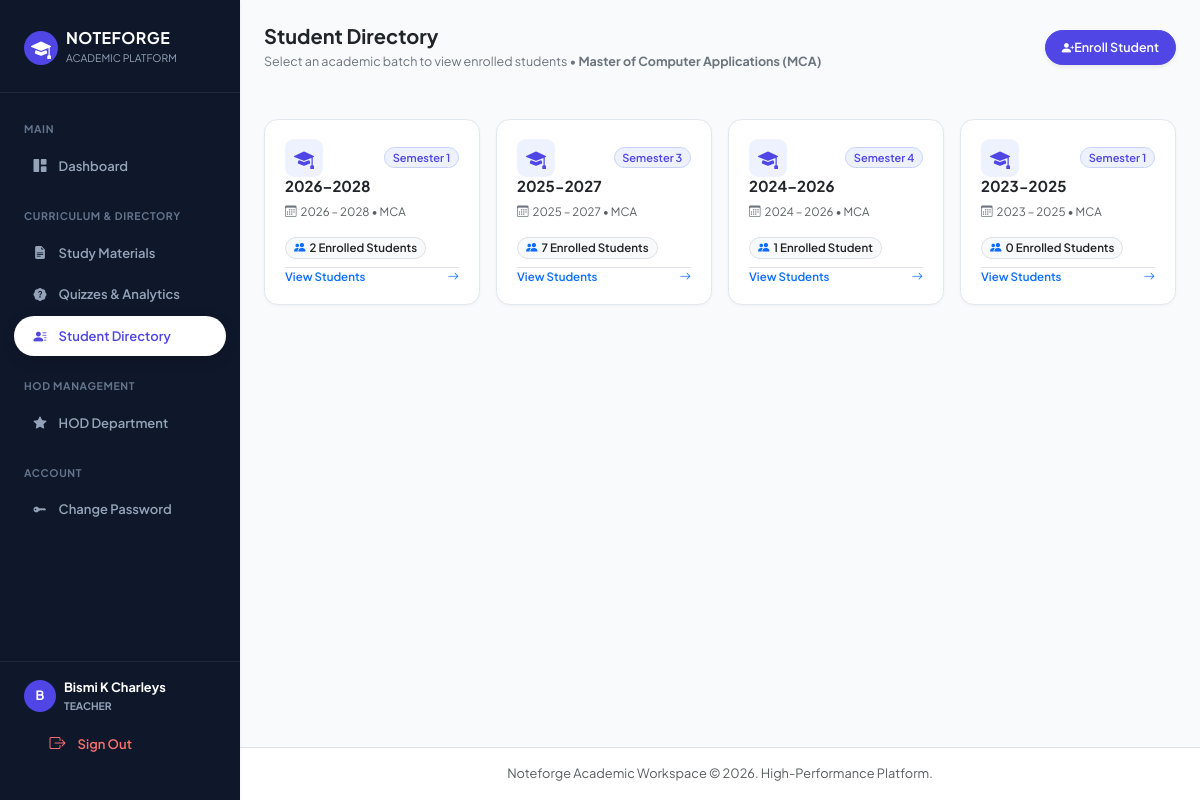
The app's page /teacher/students/ (signed in) with its own data.
### accounts/models.py (models this page shows, shortened)
class User(AbstractUser):
    ROLE_CHOICES = [
        ('admin',   'Admin'),
        ('teacher', 'Teacher'),
        ('student', 'Student'),
    ]
    DESIGNATION_CHOICES = [
        ('assistant_professor',  'Assistant Professor'),
        ('associate_professor',  'Associate Professor'),
    ]
    role        = models.CharField(max_length=10, choices=ROLE_CHOICES, default='student')
    department  = models.ForeignKey(
        Department, null=True, blank=True,
        on_delete=models.SET_NULL, related_name='users'
    )
    semester    = models.ForeignKey(
        Semester, null=True, blank=True,
        on_delete=models.SET_NULL, related_name='students'
    )
    semester_number = models.PositiveIntegerField(null=True, blank=True)
    batch       = models.ForeignKey(
        Batch, null=True, blank=True,
        on_delete=models.SET_NULL, related_name='students'
    )
    employee_id   = models.CharField(max_length=30, blank=True)
    phone         = models.CharField(max_length=15, blank=True)
    is_first_login = models.BooleanField(default=True)
    designation       = models.CharField(max_length=30, choices=DESIGNATION_CHOICES, blank=True)
    is_hod            = models.BooleanField(default=False)
    date_of_birth     = models.DateField(null=True, blank=True)
    assigned_subjects = models.ManyToManyField(Subject, blank=True, related_name='teachers')

class Department(models.Model):
    name = models.CharField(max_length=100, unique=True)
    code = models.CharField(max_length=20, unique=True)
    created_at = models.DateTimeField(auto_now_add=True)
    hod = models.OneToOneField(
        'User', null=True, blank=True,
        on_delete=models.SET_NULL,
        related_name='hod_of_department',
        limit_choices_to={'role': 'teacher'},
    )

class Batch(models.Model):
    department       = models.ForeignKey(Department, on_delete=models.CASCADE, related_name='batches', null=True, blank=True)
    current_semester = models.ForeignKey('Semester', on_delete=models.SET_NULL, null=True, blank=True, related_name='active_batches')
    name             = models.CharField(max_length=60, blank=True)
    start_month      = models.PositiveSmallIntegerField()
    start_year       = models.PositiveIntegerField()
    end_month        = models.PositiveSmallIntegerField()
    end_year         = models.PositiveIntegerField()
    class Meta:
        ordering = ['-start_year', '-start_month', '-id']
    def __str__(self):
        return self.name or f"{self.start_year}–{self.end_year}"

class Semester(models.Model):
    department = models.ForeignKey(Department, on_delete=models.CASCADE, related_name='semesters')
    number = models.PositiveIntegerField()
    class Meta:
        unique_together = ('department', 'number')
        ordering = ['number']

### teacher_panel/views.py (the view)
    def wrapper(request, *args, **kwargs):
        if not request.user.is_authenticated:
            return redirect('login')
        if request.user.role != 'teacher':
            messages.error(request, 'Access denied. Teacher portal only.')
            return redirect('login')
        if request.user.is_first_login and view_func.__name__ != 'change_password':
            messages.warning(request, 'Please change your temporary password before proceeding.')
            return redirect('teacher_change_password')
        return view_func(request, *args, **kwargs)

### teacher_panel/views.py (called while the page is built)
def teacher_required(view_func):
    def wrapper(request, *args, **kwargs):
        if not request.user.is_authenticated:
            return redirect('login')
        if request.user.role != 'teacher':
            messages.error(request, 'Access denied. Teacher portal only.')
            return redirect('login')
        if request.user.is_first_login and view_func.__name__ != 'change_password':
            messages.warning(request, 'Please change your temporary password before proceeding.')
            return redirect('teacher_change_password')
        return view_func(request, *args, **kwargs)
    wrapper.__name__ = view_func.__name__
    return wrapper

### templates/teacher_panel/student_directory.html (shortened to what this page needs)
{% extends 'base.html' %}
{% block content %}
{% if not selected_batch %}
<div class="d-flex align-items-center justify-content-between flex-wrap gap-2 mb-4 pb-2">
  <div>
    <h5 class="fw-bold text-dark mb-1">Student Directory</h5>
    <p class="text-secondary small mb-0" style="font-size: 12.5px;">Select an academic batch to view enrolled students &bull; <strong>{{ department.name }} ({{ department.code }})</strong></p>
  </div>
  <button onclick="new bootstrap.Modal(document.getElementById('enrollModal')).show()" class="btn btn-sm btn-primary rounded-pill px-3 py-1.5 fw-semibold d-inline-flex align-items-center gap-1.5 shadow-sm" style="font-size: 12.5px;">
    <i class="bi bi-person-plus-fill"></i>
    <span>Enroll Student</span>
  </button>
</div>
<div class="row g-3 mt-3 mb-5">
  {% for b in batches %}
  <div class="col-sm-6 col-md-4 col-xl-3">
    <a href="{% url 'teacher_student_directory' %}?batch={{ b.pk }}" class="text-decoration-none">
      <div class="card h-100 bg-white batch-card">
        <div class="d-flex align-items-center justify-content-between mb-2.5">
          <div class="card-icon-box shadow-xs">
            <i class="bi bi-mortarboard-fill fs-5"></i>
          </div>
          {% if b.current_semester %}
          <span class="badge bg-primary-subtle text-primary border border-primary-subtle rounded-pill px-2.5 py-0.5 fw-semibold" style="font-size: 11px;">
            Semester {{ b.current_semester.number }}
          </span>
          {% elif b.is_ongoing %}
          <span class="badge bg-success-subtle text-success border border-success-subtle rounded-pill px-2 py-0.5 fw-semibold" style="font-size: 10.5px;">
            Active
          </span>
          {% else %}
          <span class="badge bg-light text-secondary border rounded-pill px-2 py-0.5" style="font-size: 10.5px;">
            Completed
          </span>
          {% endif %}
        </div>
        <h6 class="fw-bold text-dark mb-0.5 text-truncate" style="font-size: 15px;">{{ b.name }}</h6>
        <p class="text-muted small mb-2.5 text-truncate" style="font-size: 11.5px;">
          <i class="bi bi-calendar3 me-1 text-secondary"></i>{{ b.start_year }} – {{ b.end_year }} &bull; {{ department.code }}
        </p>
        <div class="mb-2">
          <span class="badge bg-light text-dark border rounded-pill px-2.5 py-1 fw-semibold" style="font-size: 11.5px;">
            <i class="bi bi-people-fill me-1 text-primary"></i>{{ b.student_count }} Enrolled Student{{ b.student_count|pluralize }}
          </span>
        </div>
        <div class="mt-auto pt-2.5 border-top d-flex align-items-center justify-content-between text-primary small fw-semibold" style="font-size: 11.5px;">
          <span>View Students</span>
          <i class="bi bi-arrow-right"></i>
        </div>
      </div>
    </a>
  </div>
  {% endfor %}
</div>
{% endif %}
{% endblock %}

### templates/base.html (shortened to what this page needs)
<!DOCTYPE html>
<html lang="en">
<head>
<link href="https://cdn.jsdelivr.net/npm/bootstrap@5.3.3/dist/css/bootstrap.min.css" rel="stylesheet">
<link rel="stylesheet" href="https://cdn.jsdelivr.net/npm/bootstrap-icons@1.11.3/font/bootstrap-icons.min.css">
</head>
<body>
<div class="d-flex">
  {% if user.is_authenticated %}
  <aside class="nf-sidebar shadow-sm" id="sidebarMenu">
    <div class="nf-sidebar-brand d-flex align-items-center justify-content-between">
      <div class="d-flex align-items-center gap-2">
        <div class="bg-primary text-white rounded-circle d-flex align-items-center justify-content-center fw-bold" style="width: 34px; height: 34px; background-color: var(--nf-indigo) !important;">
          <i class="bi bi-mortarboard-fill fs-5"></i>
        </div>
        <div>
          <div class="h6 fw-bold text-white mb-0" style="letter-spacing: 0.03em;">NOTEFORGE</div>
          <small class="text-slate-400" style="font-size: 0.65rem; color: #94a3b8;">ACADEMIC PLATFORM</small>
        </div>
      </div>
    </div>
    <nav class="py-2">
      {% if user.role == 'admin' %}
        <div class="nf-nav-header">Main Dashboard</div>
        <a href="{% url 'admin_dashboard' %}" class="nf-nav-link {% if request.resolver_match.url_name == 'admin_dashboard' %}active{% endif %}">
          <i class="bi bi-grid-1x2-fill"></i> Overview
        </a>
        <div class="nf-nav-header">Academic Roadmap</div>
        <a href="{% url 'department_list' %}" class="nf-nav-link {% if 'department' in request.resolver_match.url_name %}active{% endif %}">
          <i class="bi bi-building-fill"></i> Departments
        </a>
        <a href="{% url 'semester_list' %}" class="nf-nav-link {% if 'semester' in request.resolver_match.url_name %}active{% endif %}">
          <i class="bi bi-calendar3"></i> Semesters
        </a>
        <a href="{% url 'subject_list' %}" class="nf-nav-link {% if 'subject' in request.resolver_match.url_name %}active{% endif %}">
          <i class="bi bi-journal-bookmark-fill"></i> Subjects
        </a>
        <div class="nf-nav-header">Users & Security</div>
        <a href="{% url 'teacher_list' %}" class="nf-nav-link {% if 'teacher' in request.resolver_match.url_name %}active{% endif %}">
          <i class="bi bi-person-badge-fill"></i> Faculty Teachers
        </a>
        <a href="{% url 'student_list' %}" class="nf-nav-link {% if 'batch' in request.resolver_match.url_name or 'student' in request.resolver_match.url_name %}active{% endif %}">
          <i class="bi bi-people-fill"></i> Students & Batches
        </a>
        <div class="nf-nav-header">System</div>
        <a href="{% url 'audit_log' %}" class="nf-nav-link {% if 'audit' in request.resolver_match.url_name %}active{% endif %}">
          <i class="bi bi-activity"></i> Audit Log
        </a>
      {% elif user.role == 'teacher' %}
        <div class="nf-nav-header">Main</div>
        <a href="{% url 'teacher_dashboard' %}" class="nf-nav-link {% if request.resolver_match.url_name == 'teacher_dashboard' %}active{% endif %}">
          <i class="bi bi-grid-1x2-fill"></i> Dashboard
        </a>
        <div class="nf-nav-header">Curriculum & Directory</div>
        <a href="{% url 'teacher_material_list' %}" class="nf-nav-link {% if 'material' in request.resolver_match.url_name %}active{% endif %}">
          <i class="bi bi-file-earmark-text-fill"></i> Study Materials
        </a>
        <a href="{% url 'teacher_quiz_list' %}" class="nf-nav-link {% if 'quiz' in request.resolver_match.url_name %}active{% endif %}">
          <i class="bi bi-patch-question-fill"></i> Quizzes & Analytics
        </a>
        <a href="{% url 'teacher_student_directory' %}" class="nf-nav-link {% if 'student' in request.resolver_match.url_name %}active{% endif %}">
          <i class="bi bi-person-lines-fill"></i> Student Directory
        </a>
        {% if user.is_hod %}
        <div class="nf-nav-header">HOD Management</div>
        <a href="{% url 'teacher_hod_overview' %}" class="nf-nav-link {% if 'hod' in request.resolver_match.url_name %}active{% endif %}">
          <i class="bi bi-star-fill"></i> HOD Department
        </a>
        {% endif %}
        <div class="nf-nav-header">Account</div>
        <a href="{% url 'teacher_change_password' %}" class="nf-nav-link {% if 'password' in request.resolver_match.url_name %}active{% endif %}">
          <i class="bi bi-key-fill"></i> Change Password
        </a>
      {% endif %}
    </nav>
    <div class="mt-auto p-3 border-top border-slate-700" style="border-top: 1px solid #1e293b !important;">
      <div class="d-flex align-items-center gap-2 mb-2 px-2">
        <div class="btn-circle text-white fw-bold" style="width: 32px; height: 32px; font-size: 0.8rem; background-color: var(--nf-indigo) !important;">
          {{ user.username|slice:":1"|upper }}
        </div>
        <div class="overflow-hidden">
          <div class="fw-bold text-white text-truncate" style="font-size: 0.8rem;">{{ user.get_full_name|default:user.username }}</div>
          <span class="text-slate-400 d-block text-uppercase" style="font-size: 0.65rem; font-weight: 700; color: #94a3b8;">{{ user.role }}</span>
        </div>
      </div>
      <a href="{% url 'logout' %}" class="nf-nav-link text-danger w-100" style="color: #f87171 !important;">
        <i class="bi bi-box-arrow-right fs-6"></i> <span>Sign Out</span>
      </a>
    </div>
  </aside>
  {% endif %}
  <div class="nf-main-content flex-grow-1">
    <main class="p-3 p-md-4 flex-grow-1">
      {% block content %}{% endblock %}
    </main>
    <footer class="mt-auto py-3 px-4 bg-white border-top text-center text-muted" style="font-size: 0.8rem;">
      Noteforge Academic Workspace &copy; 2026. High-Performance Platform.
    </footer>
  </div>
</div>
</body>
</html>

### templates/base.html (style rules this page uses)
:root { --bs-body-font-family: 'Plus Jakarta Sans', -apple-system, BlinkMacSystemFont, sans-serif; --bs-body-bg: #f8fafc; --bs-body-color: #0f172a; --nf-indigo: #4f46e5; --nf-indigo-hover: #4338ca; --nf-indigo-light: #eef2ff; }
body { font-family: var(--bs-body-font-family); background-color: var(--bs-body-bg); color: var(--bs-body-color); font-size: 13.5px; line-height: 1.55; -webkit-font-smoothing: antialiased; }
.nf-sidebar { width: 240px; height: 100vh; position: fixed; top: 0; left: 0; background-color: #0f172a; z-index: 1040; overflow-y: auto; transition: transform 0.25s ease-in-out; padding-top: 1rem; padding-bottom: 1rem; display: flex; flex-direction: column; justify-content: space-between; }
.nf-main-content { margin-left: 240px; min-height: 100vh; display: flex; flex-direction: column; }
.nf-sidebar-brand { padding: 0.75rem 1.5rem 1.5rem; border-bottom: 1px solid #1e293b; }
.nf-nav-header { font-size: 10.5px; font-weight: 700; text-transform: uppercase; letter-spacing: 0.06em; color: #64748b; padding: 1.25rem 1.5rem 0.4rem; }
.nf-nav-link { display: flex; align-items: center; gap: 0.75rem; padding: 0.6rem 1.25rem; margin: 0.15rem 0.85rem; color: #94a3b8; text-decoration: none; font-weight: 600; font-size: 13px; border-radius: 50px; transition: all 0.2s ease; }
.nf-nav-link.active { color: var(--nf-indigo) !important; background: #ffffff !important; box-shadow: 0 4px 14px rgba(0, 0, 0, 0.12); }
.btn-primary { background-color: var(--nf-indigo); border-color: var(--nf-indigo); color: #ffffff; font-weight: 600; border-radius: 50px; padding: 0.45rem 1.25rem; font-size: 13px; transition: all 0.2s ease; }
.btn-circle { width: 36px; height: 36px; border-radius: 50% !important; display: inline-flex; align-items: center; justify-content: center; padding: 0; transition: transform 0.2s ease; }
.badge { font-weight: 600; font-size: 11.5px; padding: 0.35em 0.7em; border-radius: 50px; }
.badge-indigo, .bg-primary-subtle { background-color: #eef2ff !important; color: #4f46e5 !important; border: 1px solid #c7d2fe !important; }

### templates/teacher_panel/student_directory.html (style rules this page uses)
.batch-card { padding: 1.15rem 1.25rem !important; border-radius: 0.85rem !important; border: 1px solid #e2e8f0 !important; background-color: #ffffff; box-shadow: 0 1px 3px rgba(0, 0, 0, 0.04); transition: transform 0.18s cubic-bezier(0.16, 1, 0.3, 1), box-shadow 0.18s ease, border-color 0.18s ease; cursor: pointer; display: flex; flex-direction: column; height: 100%; min-height: 175px; }
.card-icon-box { width: 38px; height: 38px; border-radius: 9px; display: flex; align-items: center; justify-content: center; background: #eef2ff; color: var(--nf-indigo, #4f46e5); }

### records on screen
User: username "B", get_full_name "Bismi K Charleys", role "TEACHER"
Department: name "Master of Computer Applications", code "MCA"
Batch: current_semester.number "1", name "2026–2028", start_year "2026", end_year "2028", student_count "2"
Batch: current_semester.number "3", name "2025-2027", start_year "2025", end_year "2027", student_count "7"
Batch: current_semester.number "4", name "2024–2026", start_year "2024", end_year "2026", student_count "1"
Batch: current_semester.number "1", name "2023-2025", start_year "2023", end_year "2025", student_count "0"
